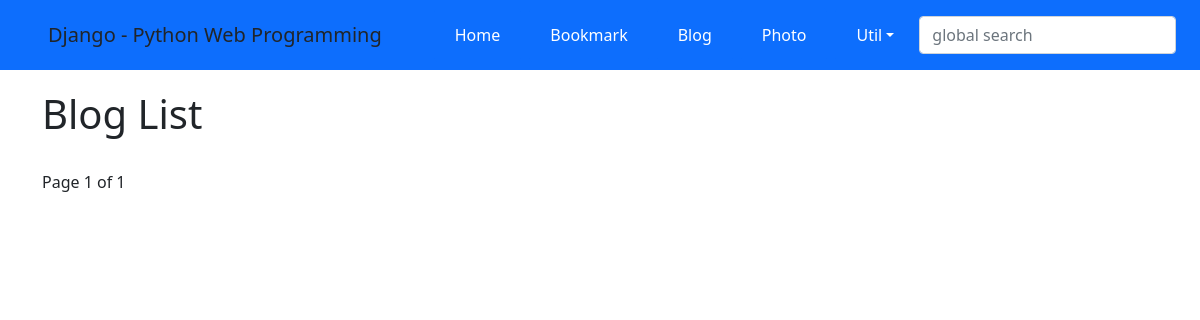
Before: /blog/ with the older database file.
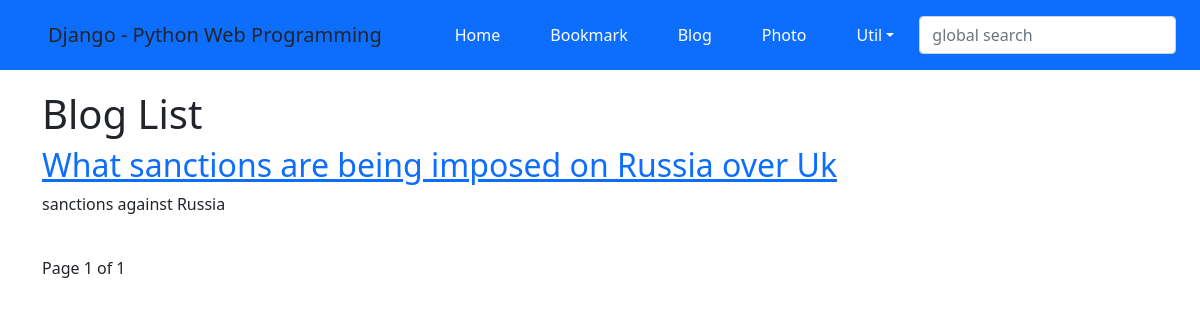
After: the same page with the newer database file.
### blog/models.py (models this page shows, shortened)
class Post(models.Model):
    title = models.CharField(verbose_name='TITLE', max_length=50)
    slug = models.SlugField('SLUG', unique=True, allow_unicode=True, help_text='one word for title alais.')
    description = models.CharField('DESCRIPTION', max_length=100, blank=True, help_text='simple description text.')
    content = models.TextField('CONTENT')
    create_dt = models.DateTimeField('CREATE DATE', auto_now_add=True)
    modify_dt = models.DateTimeField('MODIFY DATE', auto_now=True)
    tags = TaggableManager(blank=True)
    class Meta:
        verbose_name = 'post'
        verbose_name_plural = 'posts'
        db_table = 'blog_posts'
        ordering = ('-modify_dt',)
    def get_absolute_url(self): # 이 메소드가 정의된 객체를 지칭하는 URL 반환.
        return reverse('blog:post_detail', args=(self.slug,))

### blog/views.py (the view)
# urls.py: path('', views.PostLV.as_view(), name='index'),
class PostLV(ListView):
    model = Post # PostLV 클래스의 대상 테이블은 Post 테이블이다.
    template_name = 'blog/post_all.html' # 템플릿 파일 지정. 지정하지 않으면 파일명은 'blog/post_list.html'이 된다.
    context_object_name = 'posts' # 템플릿 파일로 넘겨주는 객체 리스트에 대한 컨텍스트 변수명 지정.
    paginate_by = 2 # 한 페이지에 보여주는 객체 리스트의 숫자. 페이징 기능이 활성화되면 하단에 페이지 이동 버튼을 만들 수 있다.

### blog/templates/blog/post_all.html (shortened to what this page needs)
{% extends "base.html" %}
{% block content %}
<div id="content">
<h1>Blog List</h1>
{% for post in posts %}
    <h2><a href='{{ post.get_absolute_url }}'>{{ post.title }}</a></h2>
    <p>{{ post.description }}</p>
{% endfor %}
<br/>
<div>
    <span>
        Page {{ page_obj.number }} of {{ page_obj.paginator.num_pages }}
    </span>
</div>
</div>
{% endblock %}

Changed rows visible on the page:
added Post: title "What sanctions are being imposed on Russia over Uk", description "sanctions against Russia"
